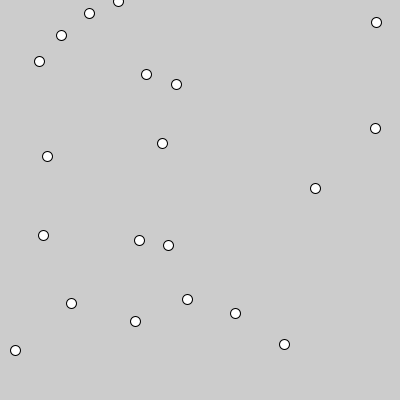
Frame 1 (no input)
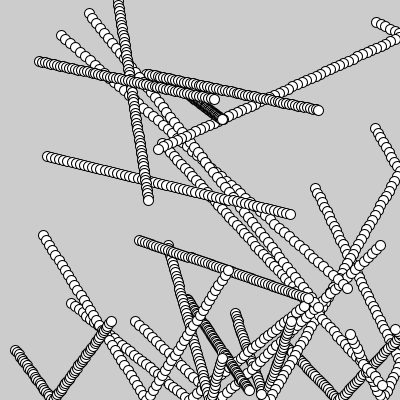
Frame 60 (the mouse pressed at the canvas centre just before this capture)
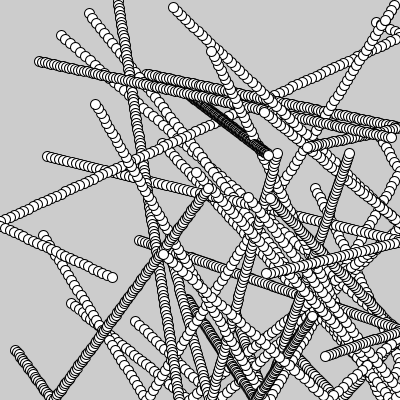
Frame 120 (the mouse held since frame 60 and released just before this capture)

The Processing sketch that drew these frames (run headless with seeded random() and noise(); from frame 60 on, the mouse is pressed at the canvas centre):

// Processing sketch: ChainReaction
// ── ChainReaction.pde
ArrayList<Ball> balls = new ArrayList<Ball>();

void setup() {
  size(400, 400);

  for (int i = 0; i < 20; i++) {
    balls.add(new Ball(Math.random() * width, Math.random() * height, Math.random() * 5 + 0.1, Math.random() * 5 + 0.1));
  }
}

void draw() {
  clear();
  for (Ball ball: balls) {
    ball.draw();
    ball.tick();
  }
}
// ── Ball.pde
public class Ball {
  double vx;
  double vy;
  double px;
  double py;

  public Ball(double px, double py, double vx, double vy) {
    this.vx = vx;
    this.vy = vy;
    this.px = px;
    this.py = py;
  }
  
  public void inertia() {
    px += vx;
    py += vy;
  }
  
  public void tick() {
    bounce();
    inertia();
  }
  
  public void bounce() {
    if (px<=0 || px>=width) { vx *= -1; }
    if (py<=0 || py>=height) { vy *= -1; }
  }

  public void draw() {
    ellipse((float) px, (float) py, 10.0, 10.0);
  }
}
